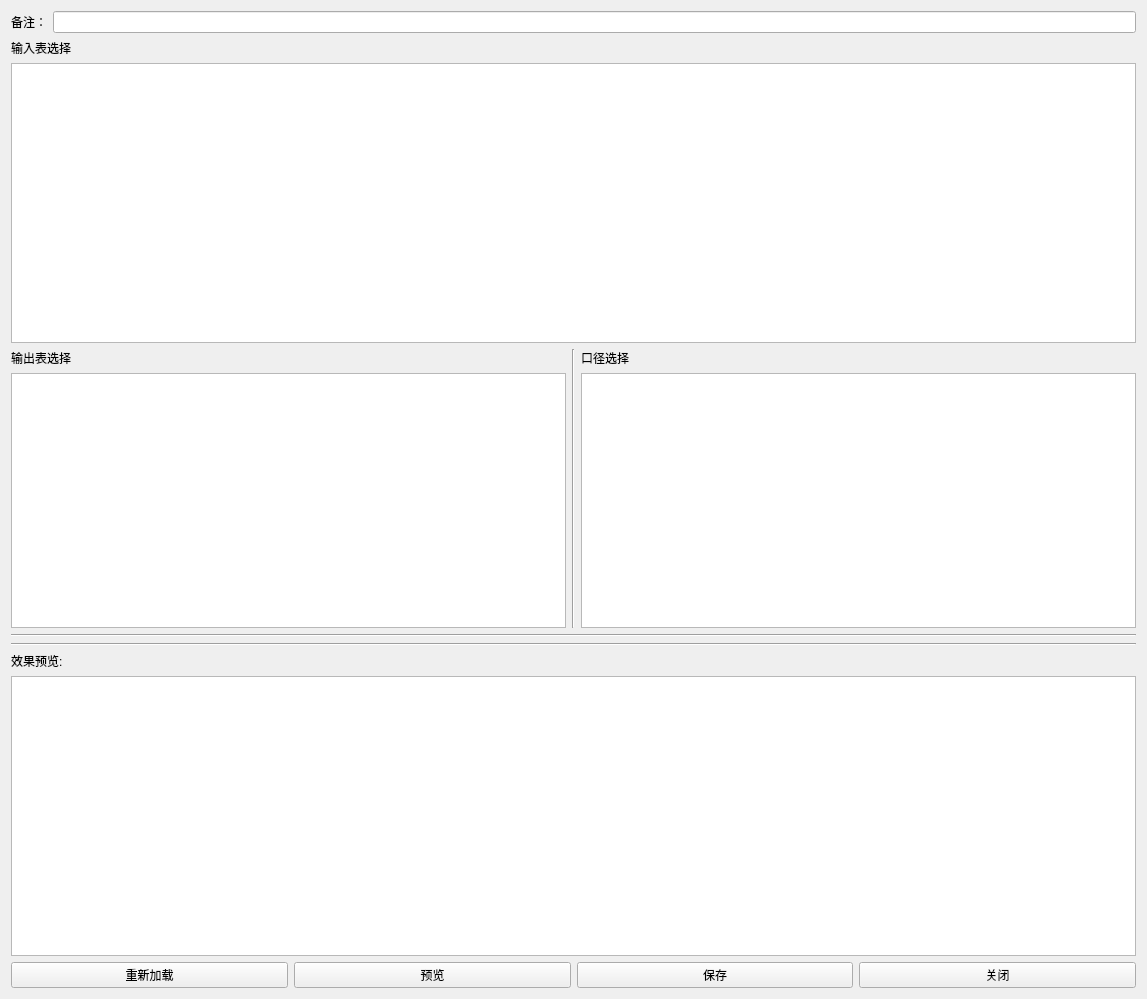
<?xml version="1.0" encoding="UTF-8"?>
<ui version="4.0">
 <class>submit_banben</class>
 <widget class="QWidget" name="submit_banben">
  <property name="windowModality">
   <enum>Qt::NonModal</enum>
  </property>
  <property name="geometry">
   <rect>
    <x>0</x>
    <y>0</y>
    <width>1147</width>
    <height>999</height>
   </rect>
  </property>
  <property name="windowTitle">
   <string>提交版本</string>
  </property>
  <layout class="QVBoxLayout" name="verticalLayout_2">
   <item>
    <layout class="QVBoxLayout" name="verticalLayout">
     <item>
      <layout class="QHBoxLayout" name="horizontalLayout">
       <item>
        <widget class="QLabel" name="label_4">
         <property name="text">
          <string>备注：</string>
         </property>
        </widget>
       </item>
       <item>
        <widget class="QLineEdit" name="li_bz"/>
       </item>
      </layout>
     </item>
     <item>
      <widget class="QLabel" name="label">
       <property name="text">
        <string>输入表选择</string>
       </property>
      </widget>
     </item>
     <item>
      <widget class="QTableView" name="tb_input"/>
     </item>
     <item>
      <layout class="QHBoxLayout" name="horizontalLayout_3">
       <item>
        <layout class="QVBoxLayout" name="verticalLayout_3">
         <item>
          <widget class="QLabel" name="label_2">
           <property name="text">
            <string>输出表选择</string>
           </property>
          </widget>
         </item>
         <item>
          <widget class="QTableView" name="tb_output"/>
         </item>
        </layout>
       </item>
       <item>
        <widget class="Line" name="line_3">
         <property name="orientation">
          <enum>Qt::Vertical</enum>
         </property>
        </widget>
       </item>
       <item>
        <layout class="QVBoxLayout" name="verticalLayout_4">
         <item>
          <widget class="QLabel" name="label_5">
           <property name="text">
            <string>口径选择</string>
           </property>
          </widget>
         </item>
         <item>
          <widget class="QTableView" name="tb_koujing"/>
         </item>
        </layout>
       </item>
      </layout>
     </item>
     <item>
      <widget class="Line" name="line">
       <property name="orientation">
        <enum>Qt::Horizontal</enum>
       </property>
      </widget>
     </item>
     <item>
      <widget class="Line" name="line_2">
       <property name="orientation">
        <enum>Qt::Horizontal</enum>
       </property>
      </widget>
     </item>
     <item>
      <widget class="QLabel" name="label_3">
       <property name="text">
        <string>效果预览:</string>
       </property>
      </widget>
     </item>
     <item>
      <widget class="QTextEdit" name="tx_sqldll"/>
     </item>
     <item>
      <layout class="QHBoxLayout" name="horizontalLayout_2">
       <item>
        <widget class="QPushButton" name="bt_cxjz">
         <property name="text">
          <string>重新加载</string>
         </property>
        </widget>
       </item>
       <item>
        <widget class="QPushButton" name="bt_yulan">
         <property name="text">
          <string>预览</string>
         </property>
        </widget>
       </item>
       <item>
        <widget class="QPushButton" name="bt_submit">
         <property name="text">
          <string>保存</string>
         </property>
        </widget>
       </item>
       <item>
        <widget class="QPushButton" name="bt_close">
         <property name="text">
          <string>关闭</string>
         </property>
        </widget>
       </item>
      </layout>
     </item>
    </layout>
   </item>
  </layout>
 </widget>
 <resources/>
 <connections/>
</ui>
